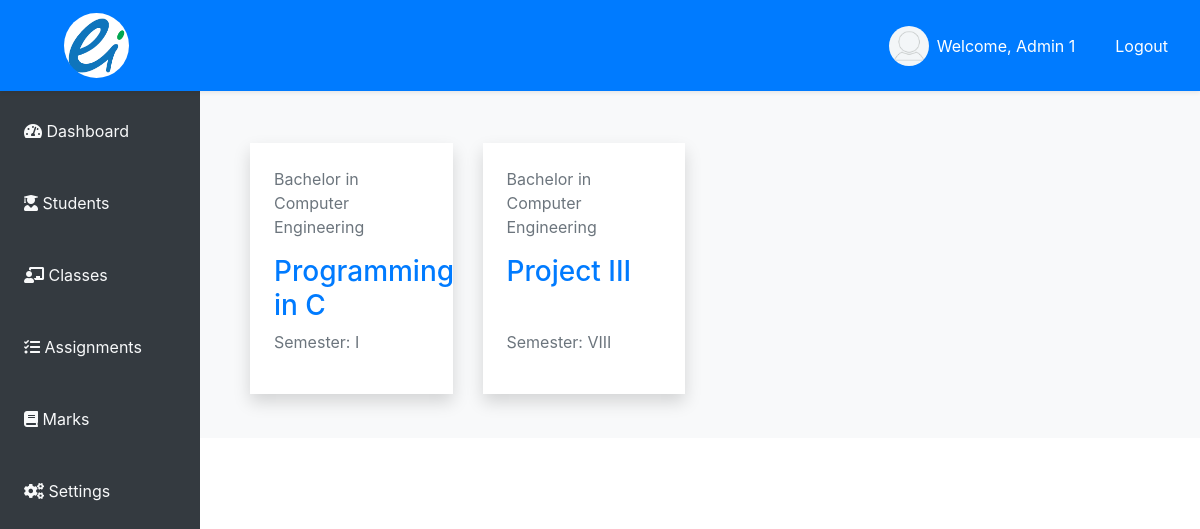
Screenshot of /staff/classes/1/ (signed in) with the database file from the repository.
### student/models.py (models this page shows, shortened)
class User(AbstractUser):
    user_id = models.CharField(max_length=15, unique=True, editable=False)
    address = models.CharField(max_length=150, null=True, blank=False)
    contact_number = models.CharField(max_length=20, blank=True, null=True)
    date_of_birth = models.DateField(null=True, blank=True)
    gender = models.CharField(max_length=1, choices=[('M', 'Male'), ('F', 'Female'), ('O', 'Other')])
    is_staff = models.BooleanField(default=False)
    is_student = models.BooleanField(default=False)

class ProgramCourse(models.Model):
    program = models.ForeignKey(Program, on_delete=models.CASCADE)
    course = models.ForeignKey(Course, on_delete=models.CASCADE)
    semester = models.ForeignKey(Semester, on_delete=models.CASCADE)
    teacher = models.ForeignKey(User, on_delete=models.RESTRICT)

class Program(models.Model):
    program_id = models.CharField(max_length=12, unique=True)
    program_name = models.CharField(max_length=60)
    def __str__(self):
        return self.program_name

class Course(models.Model):
    course_id = models.CharField(max_length=15, unique=True)
    course_name = models.CharField(max_length=150)
    def __str__(self):
        return self.course_name

class Semester(models.Model):
    SEMESTER_CHOICES = [
        ('I', 'I'),
        ('II', 'II'),
        ('III', 'III'),
        ('IV', 'IV'),
        ('V', 'V'),
        ('VI', 'VI'),
        ('VII', 'VII'),
        ('VIII', 'VIII'),
    ]
    semester_id = models.CharField(max_length=4, unique=True)
    semester = models.CharField(max_length=5, choices=SEMESTER_CHOICES)
    def __str__(self):
        return self.semester

### student/views.py (the view)
# urls.py: path('staff/classes/<pk>/', views.classes_view, name='classes_view'),
@login_required
def classes_view(request, pk):
    teacher = get_object_or_404(User, pk=pk)
    program_courses = ProgramCourse.objects.filter(teacher=teacher)
    if teacher != request.user:
        return HttpResponseForbidden("You are not authorized!")
    return render(request, 'staff/classes.html', {'teacher': teacher,
                                                  'program_courses': program_courses})

### templates/staff/classes.html
<!DOCTYPE html>
{% extends 'staff/index.html' %}
{% load static %}
{% block classes %}
<div class="container mt-5">
    <div class="row">
        {% for pc in program_courses %}
            <div class="col-12 col-sm-6 col-md-4 col-lg-3 mb-4 d-flex align-items-stretch">
                <a href="#" class="text-decoration-none w-100">
                    <div class="d-flex flex-column bg-white p-4 shadow h-100">
                        <p class="text-secondary">{{ pc.program }}</p>
                        <h3>{{ pc.course }}</h3>
                        <p class="text-secondary mt-auto">Semester: {{ pc.semester }}</p>
                    </div>
                </a>
            </div>
        {% endfor %}
    </div>
</div>
{% endblock %}

### templates/staff/index.html (shortened to what this page needs)
<!DOCTYPE html>
{% load static %}
<html lang="en">
<head>
    <link href="https://cdn.jsdelivr.net/npm/bootstrap@5.3.0/dist/css/bootstrap.min.css" rel="stylesheet">
    <link href="https://stackpath.bootstrapcdn.com/bootstrap/4.5.2/css/bootstrap.min.css" rel="stylesheet">
    <link rel="stylesheet" href="https://cdnjs.cloudflare.com/ajax/libs/font-awesome/5.15.4/css/all.min.css">
</head>
<body>
    <nav class="navbar navbar-expand-lg navbar-light bg-primary top-navbar shadow-sm">
        <a class="navbar-brand d-flex mx-5 align-items-center" href="{% url 'students:staff_dashboard' pk=user.pk %}">
            <img class="img rounded-circle" src="{% static 'images/logo/eduikshya-logo.png' %}" alt="Edu-Ikshya Logo"
                width="65" height="65" class="d-inline-block align-top">
        </a>
        <div class="collapse navbar-collapse justify-content-end" id="navbarNav">
            {% if user.is_authenticated %}
            <ul class="navbar-nav ms-auto d-none d-lg-flex">
                <li class="nav-item d-flex align-items-center">
                    <div class="profile-pic d-flex mx-4 align-items-center">
                        <img style="width: 40px;" class="img rounded-circle mx-2"
                            src="{% static 'images/profile/images.png' %}">
                        <p class="text-xs text-white mb-0">Welcome, {{ user.first_name }}</p>
                    </div>
                </li>
                <li class="nav-item">
                    <a class="nav-link text-white mx-2 p-2" href="{% url 'students:logout' %}">Logout</a>
                </li>
            </ul>
            {% endif %}
        </div>
    </nav>
    <div class="side-navbar d-none d-lg-flex">
        <nav class="nav flex-column w-100">
            <a class="nav-link text-light p-4" href="{% url 'students:staff_dashboard' pk=user.pk %}">
                <i class="fas fa-tachometer-alt"></i> <span>Dashboard</span>
            </a>
            <a class="nav-link text-light p-4" href="{% url 'students:student_lists' pk=user.pk %}">
                <i class="fas fa-user-graduate"></i> <span>Students</span>
            </a>
            <a class="nav-link text-light p-4" href="{% url 'students:classes_view' pk=user.pk %}">
                <i class="fas fa-chalkboard-teacher"></i> <span>Classes</span>
            </a>
            <a class="nav-link text-light p-4" href="{% url 'students:assignments' pk=user.pk %}">
                <i class="fas fa-tasks"></i> <span>Assignments</span>
            </a>
            <a class="nav-link text-light p-4" href="#">
                <i class="fas fa-book"></i> <span>Marks</span>
            </a>
            <div class="mt-auto">
                <a class="nav-link text-light p-4" href="#">
                    <i class="fas fa-cogs"></i> <span>Settings</span>
                </a>
            </div>
        </nav>
    </div>
    <div class="content bg-light">
        <div class="container">
            {% block classes %}
            {% endblock %}
        </div>
    </div>
</body>
</html>

### templates/staff/index.html (style rules this page uses)
body { display: flex; }
.top-navbar { position: fixed; top: 0; width: 100%; z-index: 1030; }
.side-navbar { position: fixed; top: 75px; bottom: 0; width: 200px; padding-top: 20px; background-color: #343a40; display: flex; flex-direction: column; }
.content { margin-top: 75px; margin-left: 200px; padding: 20px; width: calc(100% - 200px); }

### rows the page displays
User: first_name "Admin 1"
ProgramCourse: program "Bachelor in Computer Engineering", course "Programming in C", semester "I"
ProgramCourse: program "Bachelor in Computer Engineering", course "Project III", semester "VIII"
